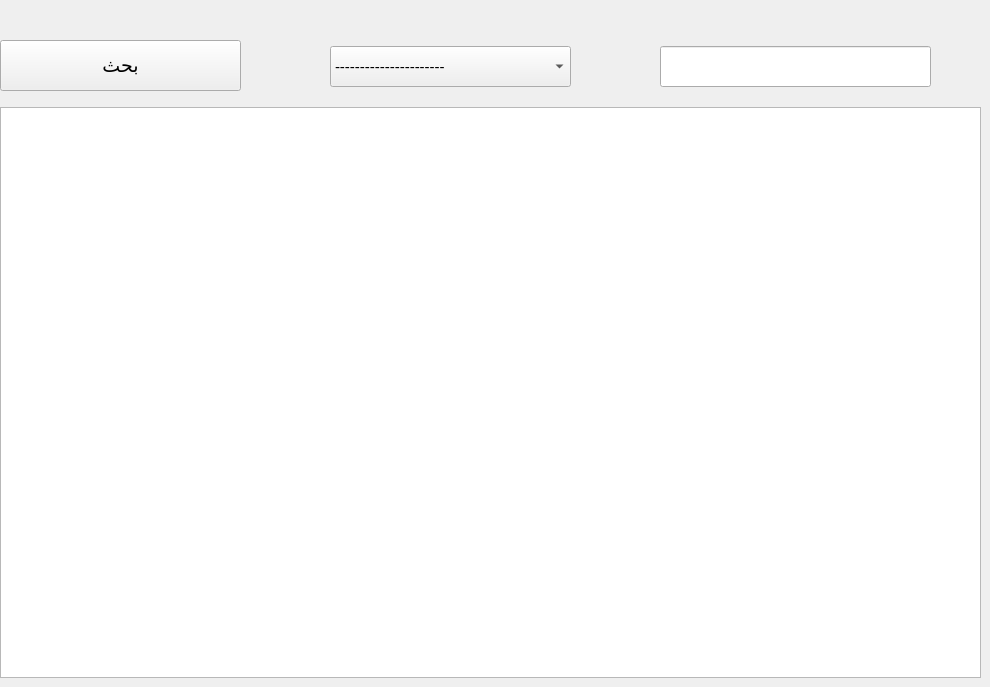
    <widget class="QWidget" name="tab_6">
     <attribute name="title">
      <string>Page</string>
     </attribute>
     <widget class="QTableWidget" name="tableWidget_8">
      <property name="geometry">
       <rect>
        <x>0</x>
        <y>107</y>
        <width>981</width>
        <height>571</height>
       </rect>
      </property>
     </widget>
     <widget class="QLineEdit" name="lineEdit_27">
      <property name="geometry">
       <rect>
        <x>660</x>
        <y>46</y>
        <width>271</width>
        <height>41</height>
       </rect>
      </property>
      <property name="font">
       <font>
        <pointsize>13</pointsize>
       </font>
      </property>
      <property name="placeholderText">
       <string/>
      </property>
     </widget>
     <widget class="QComboBox" name="comboBox_20">
      <property name="geometry">
       <rect>
        <x>330</x>
        <y>46</y>
        <width>241</width>
        <height>41</height>
       </rect>
      </property>
      <property name="font">
       <font>
        <pointsize>11</pointsize>
       </font>
      </property>
      <property name="editable">
       <bool>false</bool>
      </property>
      <item>
       <property name="text">
        <string>----------------------</string>
       </property>
      </item>
     </widget>
     <widget class="QPushButton" name="pushButton_21">
      <property name="geometry">
       <rect>
        <x>0</x>
        <y>40</y>
        <width>241</width>
        <height>51</height>
       </rect>
      </property>
      <property name="font">
       <font>
        <family>Segoe UI</family>
        <pointsize>14</pointsize>
       </font>
      </property>
      <property name="text">
       <string>بحث</string>
      </property>
     </widget>
    </widget>
